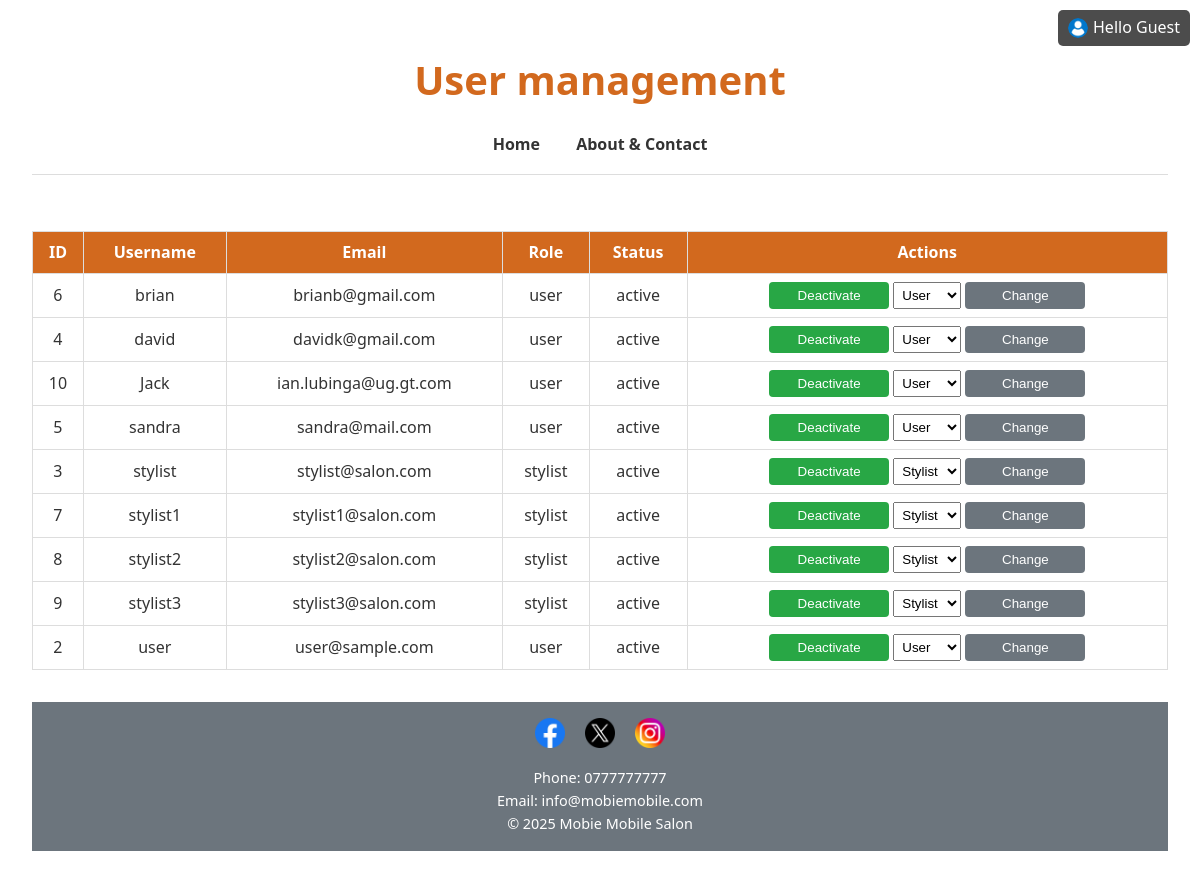
/admin_dash.php, run on the app's committed database.
### tables this page shows
CREATE TABLE IF NOT EXISTS `users` (
  `user_id` int NOT NULL AUTO_INCREMENT,
  `username` text NOT NULL,
  `email` text NOT NULL,
  `password` text NOT NULL,
  `user_role` tinytext NOT NULL,
  `status` text NOT NULL,
  `location` text NOT NULL,
  PRIMARY KEY (`user_id`)
);

### admin_dash.php (the view, shortened to what this page needs)
<?php
$host = getenv("host");
$username = getenv("host_username");
$pass = getenv("host_userpass");
$db = getenv("host_db");
$conn = new mysqli($host, $username, $pass, $db);
$result = $conn->query("SELECT user_id, username, email, user_role, status FROM users WHERE user_role <> 'admin' ORDER BY username");
?>
<!DOCTYPE html>
<html lang="en">
<head>
    <link rel="stylesheet" href="style.css">
</head>
<body style="padding: 2rem;">
    <div class="status">
        <img src="icons/user.png" alt="User Profile">
        <span>
            Hello
            <?php
            if (isset($_SESSION['loggedin']) && $_SESSION['loggedin'] === true): ?>
                <?php echo htmlspecialchars($_SESSION['username']); ?>
                <a href="logout.php" class="tooltip">
                    <img src="icons/logout.png" alt="">
                    <span class="tooltip-text">Logout</span>
                </a>
            <?php else: ?>
                <?php echo htmlspecialchars('Guest'); ?>
            <?php endif; ?>
        </span>
    </div>
    <header>
        <h1>User management</h1>
        <nav>
            <ul>
                <li><a href="index.php">Home</a></li>
                <li><a href="about.php">About & Contact</a></li>
            </ul>
        </nav>
    </header>
    <main>
        <table>
            <thead>
                <tr>
                    <th>ID</th>
                    <th>Username</th>
                    <th>Email</th>
                    <th>Role</th>
                    <th>Status</th>
                    <th>Actions</th>
                </tr>
            </thead>
            <tbody>
                <?php while ($user = $result->fetch_assoc()): ?>
                    <tr>
                        <td><?= htmlspecialchars($user['user_id']) ?></td>
                        <td><?= htmlspecialchars($user['username']) ?></td>
                        <td><?= htmlspecialchars($user['email']) ?></td>
                        <td><?= htmlspecialchars($user['user_role']) ?></td>
                        <td><?= htmlspecialchars($user['status']) ?></td>
                        <td>
                            <form method="post" style="display:inline-block;">
                                <button type="submit" name="action" value="toggle_status"
                                    class="btn btn-status <?= $user['status'] === 'inactive' ? 'inactive' : '' ?>">
                                    <?= $user['status'] === 'active' ? 'Deactivate' : 'Activate' ?>
                                </button>
                            </form>
                            <form method="post" style="display:inline-block;">
                                <select name="new_role">
                                    <?php foreach (['user', 'stylist', 'admin'] as $role): ?>
                                        <option value="<?= $role ?>" <?= $user['user_role'] === $role ? 'selected' : '' ?>>
                                            <?= ucfirst($role) ?>
                                        </option>
                                    <?php endforeach; ?>
                                </select>
                                <button type="submit" name="action" value="change_role" class="btn btn-role">
                                    Change
                                </button>
                            </form>
                        </td>
                    </tr>
                <?php endwhile; ?>
            </tbody>
        </table>
    </main>
    <footer>
        <div class="social-media">
            <a href="[Facebook Link]"><img src="icons/facebook.png" alt="Facebook"></a>
            <a href="[Twitter Link]"><img src="icons/twitter.png" alt="Twitter"></a>
            <a href="[Instagram Link]"><img src="icons/instagram.png" alt="Instagram"></a>
        </div>
        <div class="contact-info">
            <p>Phone: 0777777777</p>
            <p>Email: info@mobiemobile.com</p>
        </div>
        <p>&copy; <?php echo date("Y"); ?> Mobie Mobile Salon</p>
    </footer>
</body>
</html>

### style.css (style rules this page uses)
:root { --primary-color: #d2691e; --primary-hover: #b85e17; --secondary-color: #6c757d; --accent-color: #c71585; --background-color: #fff; --text-color: #333; --border-color: #ddd; --white: #fff; --box-shadow: 0 2px 4px rgba(0, 0, 0, 0.1); --font-family: 'Segoe UI', Tahoma, Geneva, Verdana, sans-serif; }
* { box-sizing: border-box; margin: 0; padding: 0; }
body { font-family: var(--font-family); background-color: var(--background-color); color: var(--text-color); line-height: 1.6; display: flex; flex-direction: column; min-height: 100vh; margin: 0; }
main { flex: 1; }
header { background-color: var(--white); padding: 1rem 0; text-align: center; border-bottom: 1px solid var(--border-color); margin-bottom: 1.5rem; }
header h1 { font-size: 2.5rem; color: var(--primary-color); }
nav ul { list-style: none; text-align: center; margin: 0; padding-top: 20px; }
nav li { display: inline-block; margin: 0 1rem; }
nav a { text-decoration: none; color: var(--text-color); font-weight: bold; transition: color 0.3s ease; }
.button, .btn { display: inline-block; padding: 10px 20px; background-color: var(--primary-color); color: var(--white); border: none; border-radius: 5px; cursor: pointer; text-decoration: none; transition: background-color 0.3s ease; }
footer { background-color: var(--secondary-color); color: var(--white); padding: 1rem; text-align: center; margin-top: auto; }
footer p { font-size: 0.9rem; }
.social-media { margin-bottom: 10px; }
.social-media a { display: inline-block; margin: 0 0.5rem; }
.social-media img { width: 30px; height: 30px; }

### admin_dash.php (style rules this page uses)
table { width: 100%; border-collapse: collapse; margin: 2rem 0; }
th, td { border: 1px solid #ddd; padding: 8px; text-align: center; }
th { background-color: var(--primary-color); color: #fff; }
.btn { padding: 6px 12px; border: none; border-radius: 4px; cursor: pointer; width: 120px; }
.btn-status { background: #28a745; color: #fff; }
.btn-role { background: #6c757d; color: #fff; }
select { padding: 4px; }
.status { position: fixed; top: 10px; right: 10px; background-color: rgba(0, 0, 0, 0.7); color: #fff; padding: 5px 10px; border-radius: 5px; z-index: 10; display: flex; align-items: center; gap: 5px; }
.status img { width: 20px; height: 20px; border-radius: 50%; }

### data on the page
users: user_id "6", username "brian", email "brianb@gmail.com", user_role "user", status "active", shows "Deactivate", new_role "User"
users: user_id "4", username "david", email "davidk@gmail.com", user_role "user", status "active", shows "Deactivate", new_role "User"
users: user_id "10", username "Jack", email "ian.lubinga@ug.gt.com", user_role "user", status "active", shows "Deactivate", new_role "User"
users: user_id "5", username "sandra", email "sandra@mail.com", user_role "user", status "active", shows "Deactivate", new_role "User"
users: user_id "3", username "stylist", email "stylist@salon.com", user_role "stylist", status "active", shows "Deactivate", new_role "Stylist"
users: user_id "7", username "stylist1", email "stylist1@salon.com", user_role "stylist", status "active", shows "Deactivate", new_role "Stylist"
users: user_id "8", username "stylist2", email "stylist2@salon.com", user_role "stylist", status "active", shows "Deactivate", new_role "Stylist"
users: user_id "9", username "stylist3", email "stylist3@salon.com", user_role "stylist", status "active", shows "Deactivate", new_role "Stylist"
users: user_id "2", username "user", email "user@sample.com", user_role "user", status "active", shows "Deactivate", new_role "User"
